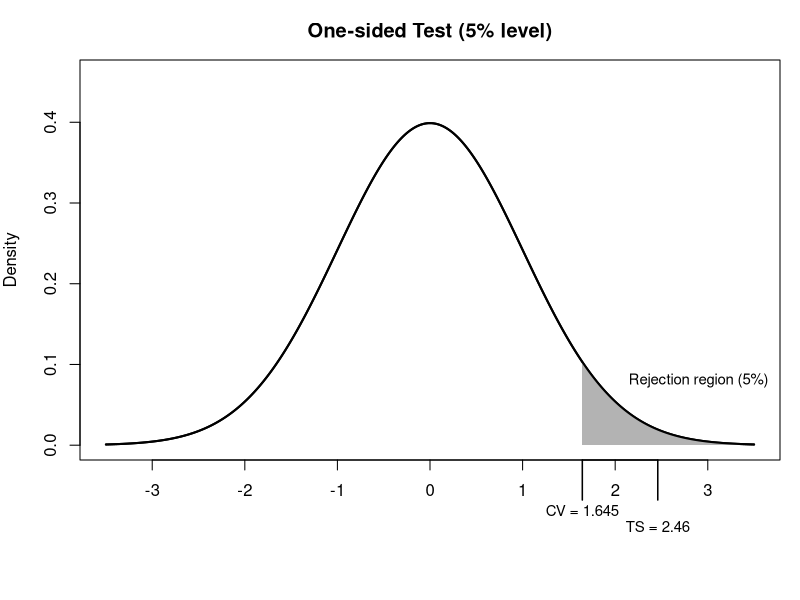
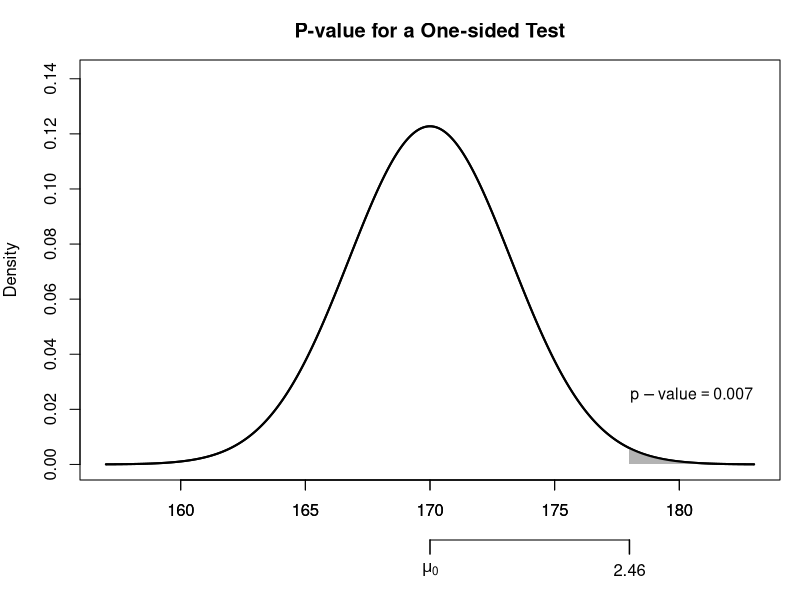
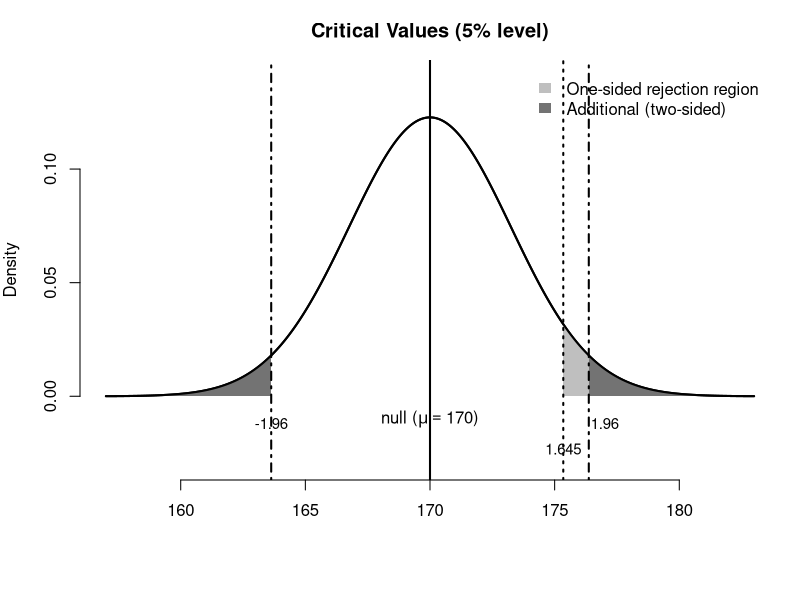
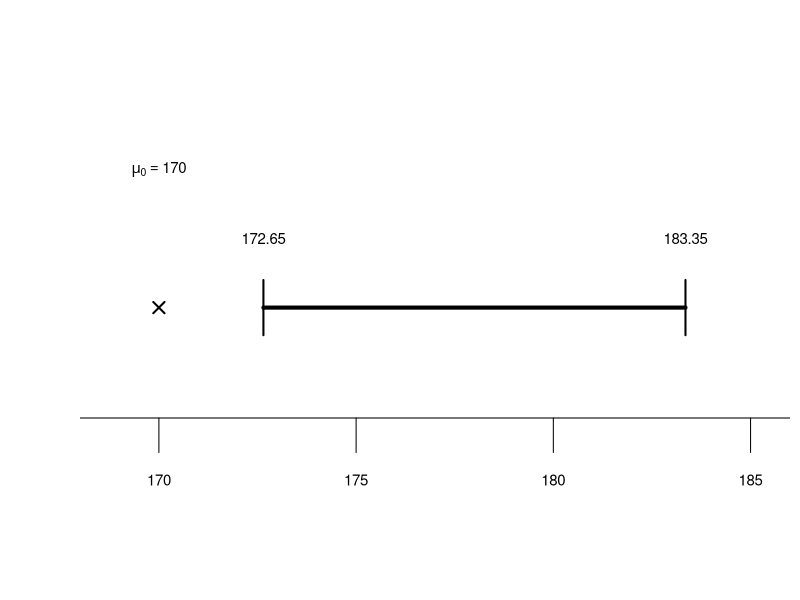

These charts were generated, in order, by the following R code:
## ---- chunk 1
#| echo: false
# Increase bottom margin (key!)
par(mar = c(7, 4, 3, 1))

# Standard normal
x_vals <- seq(-3.5, 3.5, length.out = 600)
y_vals <- dnorm(x_vals)

z_crit <- 1.645
z_obs  <- 2.46

plot(
  x_vals, y_vals, type = "l", lwd = 2,
  xlab = "", ylab = "Density",
  main = "One-sided Test (5% level)",
  ylim = c(0, max(y_vals) * 1.15)
)

# Shade rejection region
x_fill <- seq(z_crit, max(x_vals), length.out = 300)
polygon(
  c(x_fill, rev(x_fill)),
  c(dnorm(x_fill), rep(0, length(x_fill))),
  col = "grey70", border = NA
)

lines(x_vals, y_vals, lwd = 2)

# -------------------------
# Axis ticks for CV and TS
# -------------------------
axis(
  1,
  at = c(z_crit, z_obs),
  labels = FALSE,
  tcl = -2.0,
  lwd.ticks = 1.5
)

# -------------------------
# Clean labels BELOW axis
# -------------------------
mtext("CV = 1.645", side = 1, at = z_crit, line = 2.0, cex = 0.9)
mtext("TS = 2.46",  side = 1, at = z_obs,  line = 2.8, cex = 0.9)

# -------------------------
# Annotation
# -------------------------
text(2.9, 0.08, "Rejection region (5%)", cex = 0.9)
## ---- chunk 2
#| echo: false
par(mar = c(6, 4, 3, 1))   # extra bottom space

# Parameters
mu0 <- 170
sigma <- 65
n <- 400
se <- sigma / sqrt(n)
x_obs <- 178

# Grid
x_vals <- seq(mu0 - 4 * se, mu0 + 4 * se, length.out = 600)
y_vals <- dnorm(x_vals, mean = mu0, sd = se)

# Plot
plot(
  x_vals, y_vals, type = "l", lwd = 2,
  xlab = "", ylab = "Density",
  main = "P-value for a One-sided Test",
  ylim = c(0, max(y_vals) * 1.15)
)

# Shade p-value
x_fill <- seq(x_obs, max(x_vals), length.out = 300)
y_fill <- dnorm(x_fill, mean = mu0, sd = se)

polygon(
  c(x_fill, rev(x_fill)),
  c(y_fill, rep(0, length(y_fill))),
  col = "grey70",
  border = NA
)

# Curve on top
lines(x_vals, y_vals, lwd = 2)

# -------------------------
# MAIN AXIS (sample mean)
# -------------------------
axis(1)

# -------------------------
# SECOND AXIS (labels only)
# -------------------------
axis(
  side = 1,
  at = c(mu0, x_obs),
  labels = c(expression(mu[0]), "2.46"),
  line = 3,
  tcl = -0.7,
  lwd.ticks = 1.5
)

# -------------------------
# Annotation
# -------------------------
text(180.5, 0.025, expression(p-value == 0.007), cex = 0.95)
## ---- chunk 3
#| echo: true
z_stat <- (178 - 170) / 3.25
p_value <- 1 - pnorm(z_stat)

z_stat
p_value
## ---- chunk 4
#| include: false
png("figs/ch15/ci_line.png", width = 1200, height = 260, res = 150)

par(mar = c(2.2, 4, 0.2, 0.5))

# Values
ci_lower <- 172.65
ci_upper <- 183.35
mu0 <- 170

# Empty plot
plot(
  NA, NA,
  xlim = c(168, 186),
  ylim = c(-0.18, 0.22),
  xlab = "", ylab = "",
  main = "",
  axes = FALSE,
  xaxs = "i",
  yaxs = "i"
)

# Custom bottom axis
axis_y <- -0.08
segments(168, axis_y, 186, axis_y)

ticks <- c(170, 175, 180, 185)
tick_len <- 0.025
segments(ticks, axis_y, ticks, axis_y - tick_len)

text(
  ticks, axis_y - 0.045,
  labels = c("170", "175", "180", "185"),
  cex = 0.9
)

# CI segment
segments(ci_lower, 0, ci_upper, 0, lwd = 4)

# Brackets
segments(ci_lower, -0.02, ci_lower, 0.02, lwd = 2)
segments(ci_upper, -0.02, ci_upper, 0.02, lwd = 2)

# Labels above brackets
text(ci_lower, 0.05, "172.65", cex = 0.9)
text(ci_upper, 0.05, "183.35", cex = 0.9)

# Null marker
points(mu0, 0, pch = 4, cex = 1.5, lwd = 2)
text(mu0, 0.10, expression(mu[0] == 170), cex = 0.9)

dev.off()
## ---- chunk 5
#| echo: false
## Critical values: one-sided vs two-sided tests
# Set margins: extra room at bottom for the extra labels
par(mar = c(6, 4, 3, 1))

# Parameters
mu0 <- 170
sigma <- 65
n <- 400
se <- sigma / sqrt(n)

# Critical values (z)
z_crit_one <- 1.645
z_crit_two <- 1.96

# Convert to sample-mean scale
x_crit_one <- mu0 + z_crit_one * se
x_crit_two_upper <- mu0 + z_crit_two * se
x_crit_two_lower <- mu0 - z_crit_two * se

# Grid
x_vals <- seq(mu0 - 4 * se, mu0 + 4 * se, length.out = 600)
y_vals <- dnorm(x_vals, mean = mu0, sd = se)

# Plot
plot(
  x_vals, y_vals, type = "l", lwd = 2,
  xlab = "", ylab = "Density",
  main = "Critical Values (5% level)",
  ylim = c(-0.03, max(y_vals) * 1.15),
  axes = FALSE
)

# Main axes only
axis(1)
axis(2)

# -------------------------
# Shaded regions
# -------------------------

# One-sided rejection region
x_fill_one <- seq(x_crit_one, max(x_vals), length.out = 300)
y_fill_one <- dnorm(x_fill_one, mean = mu0, sd = se)
polygon(
  c(x_fill_one, rev(x_fill_one)),
  c(y_fill_one, rep(0, length(y_fill_one))),
  col = "grey75", border = NA
)

# Additional left tail for two-sided test
x_fill_left <- seq(min(x_vals), x_crit_two_lower, length.out = 300)
y_fill_left <- dnorm(x_fill_left, mean = mu0, sd = se)
polygon(
  c(x_fill_left, rev(x_fill_left)),
  c(y_fill_left, rep(0, length(y_fill_left))),
  col = "grey45", border = NA
)

# Additional right tail for two-sided test
x_fill_right <- seq(x_crit_two_upper, max(x_vals), length.out = 300)
y_fill_right <- dnorm(x_fill_right, mean = mu0, sd = se)
polygon(
  c(x_fill_right, rev(x_fill_right)),
  c(y_fill_right, rep(0, length(y_fill_right))),
  col = "grey45", border = NA
)

# Re-draw density curve on top
lines(x_vals, y_vals, lwd = 2)

# -------------------------
# Vertical lines
# -------------------------
abline(v = mu0, lwd = 2)
abline(v = x_crit_one, lwd = 2, lty = 3)
abline(v = x_crit_two_upper, lwd = 2, lty = 4)
abline(v = x_crit_two_lower, lwd = 2, lty = 4)

# -------------------------
# Null label
# -------------------------
text(
  x = mu0,
  y = -0.010,
  labels = expression("null (" * mu == 170 * ")"),
  xpd = TRUE
)

# -------------------------
# Extra critical-value labels at bottom
# -------------------------

# Row 1: ±1.96
text(
  x = c(x_crit_two_lower, x_crit_two_upper),
  y = -0.012,
  labels = c("-1.96", "        1.96"),
  xpd = TRUE,
  cex = 0.9
)

# Row 2: ±1.645
text(
  x = c(mu0 - z_crit_one * se, mu0 + z_crit_one * se),
  y = -0.023,
  labels = c("", "1.645"),
  xpd = TRUE,
  cex = 0.9
)

# -------------------------
# Legend
# -------------------------
legend(
  "topright",
  legend = c(
    "One-sided rejection region",
    "Additional (two-sided)"
  ),
  fill = c("grey75", "grey45"),
  border = NA,
  bty = "n",
  inset = 0.02
)
